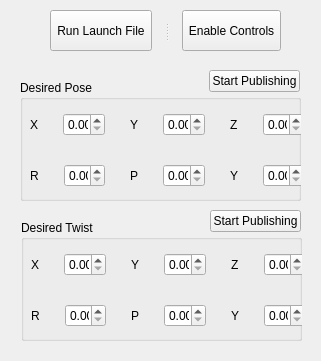
<?xml version="1.0" encoding="UTF-8"?>
<ui version="4.0">
 <class>testbuttons</class>
 <widget class="QWidget" name="testbuttons">
  <property name="geometry">
   <rect>
    <x>0</x>
    <y>0</y>
    <width>321</width>
    <height>361</height>
   </rect>
  </property>
  <property name="minimumSize">
   <size>
    <width>321</width>
    <height>361</height>
   </size>
  </property>
  <property name="windowTitle">
   <string>testbuttons</string>
  </property>
  <widget class="QGroupBox" name="pose_box">
   <property name="geometry">
    <rect>
     <x>20</x>
     <y>80</y>
     <width>281</width>
     <height>121</height>
    </rect>
   </property>
   <property name="title">
    <string>Desired Pose</string>
   </property>
   <widget class="QWidget" name="layoutWidget">
    <property name="geometry">
     <rect>
      <x>10</x>
      <y>30</y>
      <width>274</width>
      <height>81</height>
     </rect>
    </property>
    <layout class="QGridLayout" name="pose_grid_layout">
     <property name="spacing">
      <number>25</number>
     </property>
     <item row="0" column="0">
      <layout class="QGridLayout" name="gridLayout">
       <item row="0" column="0">
        <widget class="QLabel" name="x_pose_label">
         <property name="text">
          <string>X</string>
         </property>
        </widget>
       </item>
       <item row="0" column="1">
        <widget class="QDoubleSpinBox" name="x_pose"/>
       </item>
      </layout>
     </item>
     <item row="0" column="1">
      <layout class="QGridLayout" name="gridLayout_2">
       <item row="0" column="0">
        <widget class="QLabel" name="y_pose_label">
         <property name="text">
          <string>Y</string>
         </property>
        </widget>
       </item>
       <item row="0" column="1">
        <widget class="QDoubleSpinBox" name="y_pose"/>
       </item>
      </layout>
     </item>
     <item row="0" column="2">
      <layout class="QGridLayout" name="gridLayout_3">
       <item row="0" column="0">
        <widget class="QLabel" name="z_pose_label">
         <property name="text">
          <string>Z</string>
         </property>
        </widget>
       </item>
       <item row="0" column="1">
        <widget class="QDoubleSpinBox" name="z_pose"/>
       </item>
      </layout>
     </item>
     <item row="1" column="0">
      <layout class="QGridLayout" name="gridLayout_4">
       <item row="0" column="0">
        <widget class="QLabel" name="roll_pose_label">
         <property name="text">
          <string>R</string>
         </property>
        </widget>
       </item>
       <item row="0" column="1">
        <widget class="QDoubleSpinBox" name="roll_pose"/>
       </item>
      </layout>
     </item>
     <item row="1" column="1">
      <layout class="QGridLayout" name="gridLayout_5">
       <item row="0" column="0">
        <widget class="QLabel" name="pitch_pose_label">
         <property name="text">
          <string>P</string>
         </property>
        </widget>
       </item>
       <item row="0" column="1">
        <widget class="QDoubleSpinBox" name="pitch_pose"/>
       </item>
      </layout>
     </item>
     <item row="1" column="2">
      <layout class="QGridLayout" name="gridLayout_6">
       <item row="0" column="0">
        <widget class="QLabel" name="yaw_pose_label">
         <property name="text">
          <string>Y</string>
         </property>
        </widget>
       </item>
       <item row="0" column="1">
        <widget class="QDoubleSpinBox" name="yaw_pose"/>
       </item>
      </layout>
     </item>
    </layout>
   </widget>
  </widget>
  <widget class="QPushButton" name="pose_enable">
   <property name="geometry">
    <rect>
     <x>209</x>
     <y>70</y>
     <width>91</width>
     <height>22</height>
    </rect>
   </property>
   <property name="text">
    <string>Start Publishing</string>
   </property>
  </widget>
  <widget class="QPushButton" name="twist_enable">
   <property name="geometry">
    <rect>
     <x>210</x>
     <y>210</y>
     <width>91</width>
     <height>22</height>
    </rect>
   </property>
   <property name="text">
    <string>Start Publishing</string>
   </property>
  </widget>
  <widget class="QGroupBox" name="twist_box">
   <property name="geometry">
    <rect>
     <x>21</x>
     <y>220</y>
     <width>281</width>
     <height>121</height>
    </rect>
   </property>
   <property name="title">
    <string>Desired Twist</string>
   </property>
   <widget class="QWidget" name="layoutWidget_6">
    <property name="geometry">
     <rect>
      <x>10</x>
      <y>30</y>
      <width>274</width>
      <height>81</height>
     </rect>
    </property>
    <layout class="QGridLayout" name="twist_grid_layout">
     <property name="spacing">
      <number>25</number>
     </property>
     <item row="0" column="0">
      <layout class="QGridLayout" name="gridLayout_9">
       <item row="0" column="0">
        <widget class="QLabel" name="x_twist_label">
         <property name="text">
          <string>X</string>
         </property>
        </widget>
       </item>
       <item row="0" column="1">
        <widget class="QDoubleSpinBox" name="x_twist"/>
       </item>
      </layout>
     </item>
     <item row="0" column="1">
      <layout class="QGridLayout" name="gridLayout_10">
       <item row="0" column="0">
        <widget class="QLabel" name="y_twist_label">
         <property name="text">
          <string>Y</string>
         </property>
        </widget>
       </item>
       <item row="0" column="1">
        <widget class="QDoubleSpinBox" name="y_twist"/>
       </item>
      </layout>
     </item>
     <item row="0" column="2">
      <layout class="QGridLayout" name="gridLayout_11">
       <item row="0" column="0">
        <widget class="QLabel" name="z_twist_label">
         <property name="text">
          <string>Z</string>
         </property>
        </widget>
       </item>
       <item row="0" column="1">
        <widget class="QDoubleSpinBox" name="z_twist"/>
       </item>
      </layout>
     </item>
     <item row="1" column="0">
      <layout class="QGridLayout" name="gridLayout_12">
       <item row="0" column="0">
        <widget class="QLabel" name="roll_twist_label">
         <property name="text">
          <string>R</string>
         </property>
        </widget>
       </item>
       <item row="0" column="1">
        <widget class="QDoubleSpinBox" name="roll_twist"/>
       </item>
      </layout>
     </item>
     <item row="1" column="1">
      <layout class="QGridLayout" name="gridLayout_13">
       <item row="0" column="0">
        <widget class="QLabel" name="pitch_twist_label">
         <property name="text">
          <string>P</string>
         </property>
        </widget>
       </item>
       <item row="0" column="1">
        <widget class="QDoubleSpinBox" name="pitch_twist"/>
       </item>
      </layout>
     </item>
     <item row="1" column="2">
      <layout class="QGridLayout" name="gridLayout_14">
       <item row="0" column="0">
        <widget class="QLabel" name="yaw_twist_label">
         <property name="text">
          <string>Y</string>
         </property>
        </widget>
       </item>
       <item row="0" column="1">
        <widget class="QDoubleSpinBox" name="yaw_twist"/>
       </item>
      </layout>
     </item>
    </layout>
   </widget>
  </widget>
  <widget class="QSplitter" name="splitter">
   <property name="geometry">
    <rect>
     <x>50</x>
     <y>10</y>
     <width>231</width>
     <height>41</height>
    </rect>
   </property>
   <property name="orientation">
    <enum>Qt::Horizontal</enum>
   </property>
   <property name="handleWidth">
    <number>30</number>
   </property>
   <widget class="QPushButton" name="run_launch_file">
    <property name="text">
     <string>Run Launch File</string>
    </property>
   </widget>
   <widget class="QPushButton" name="controls_enable">
    <property name="text">
     <string>Enable Controls</string>
    </property>
   </widget>
  </widget>
 </widget>
 <resources/>
 <connections/>
</ui>
